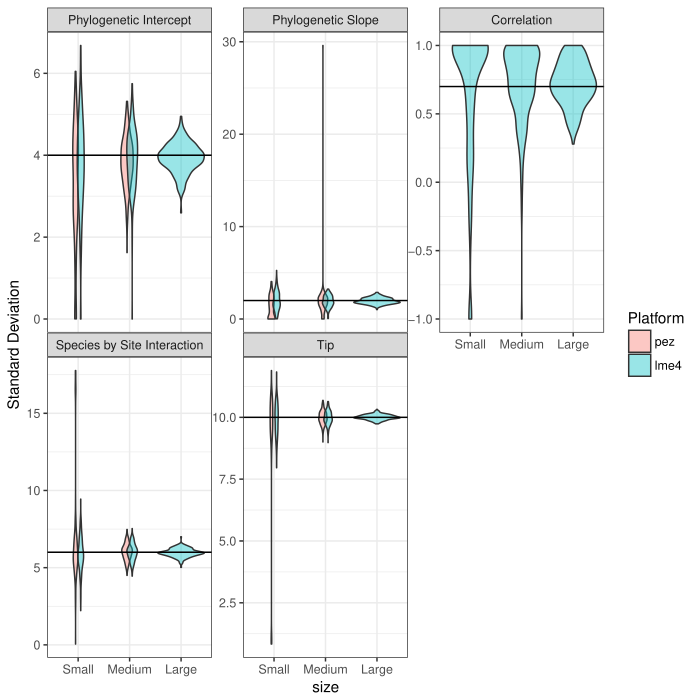

The R source for this figure:
## plots for the ms

library(dplyr)
library(ggplot2)
library(tidyr)
library(grid)
theme_set(theme_bw())
zmargin <- theme(panel.margin=grid::unit(0,"lines"))

data_list <- readRDS("./datadir/result_list.RDS")

lme4cs_slope_data <- data_list[[10]]
pez_cs_slope_data <- data_list[[11]]

cs_slope_dummy <- data.frame(sdtype = factor(c("Phylogenetic Intercept"
		, "Phylogenetic Slope", "Correlation", "Species by Site Interaction", "Tip", "Phylogenetic Intercept"
		, "Phylogenetic Slope", "Correlation", "Species by Site Interaction", "Tip")
		)
	, type = factor(c("Correlated Slope", "Correlated Slope"
      , "Correlated Slope", "Correlated Slope" , "Correlated Slope" 
      , "Uncorrelated Slope", "Uncorrelated Slope","Uncorrelated Slope"
      , "Uncorrelated Slope", "Uncorrelated Slope")
		)
	, Y=c(4,2,0.7,6,10,4,2,NA,6,10)
)


lme4cs_slope_data[,"sp_by_site"] <- lme4cs_slope_data[,"sp:site"]
lme4cs_slope_data <- (lme4cs_slope_data 
	%>% mutate(model = paste("lme4_",model,sep=""))
	%>% select(resid,phylo,phyloX,cor,sp_by_site,model,time)
)

cs_slope_data <- (pez_cs_slope_data
	%>% mutate(cor = NA
		, model=paste("pez_",model,sep="")
		, temp = phylo        ## hacking, I feel like pez gets the ordering confuse
		, phylo = phyloX
		, phyloX = temp
)
	%>% select(-temp)
	%>% rbind(.,lme4cs_slope_data)
	%>% gather(key=sdtype, value=sd, -c(time,model))
	%>% separate(model,c("platform","size","type"),"_")
	%>% select(platform, size, sdtype, type, sd, time)
  %>% mutate(sdtype = factor(sdtype,levels=c("phylo", "phyloX", "cor", "sp_by_site", "resid")
       , labels=c("Phylogenetic Intercept", "Phylogenetic Slope", "Correlation", "Species by Site Interaction", "Tip"))
       , type = ifelse(type=="cor","Correlated Slope","Uncorrelated Slope")
       , type = ifelse(platform == "pez", "Correlated Slope", type)
       , Platform = factor(platform)
       , Platform = factor(Platform, levels=c("pez","lme4"))
       , size = factor(size,levels=c("small","med","large"),labels=c("Small", "Medium", "Large"))
)
  %>% filter(type=="Correlated Slope")
)

gg_cs_slope <- (ggplot(data=cs_slope_data,aes(x=size,y=sd,fill=Platform))
+ facet_wrap(~sdtype, scale="free_y")
	+ geom_violin(position=position_dodge(width=0.2),alpha=0.4)
  + geom_hline(data=cs_slope_dummy,aes(yintercept = Y))
  + ylab("Standard Deviation")
	# + scale_y_log10()
	# + ggtitle("CS slope using pez and lme4")
	+ zmargin
)

print(gg_cs_slope)

gg_cs_slope_time <- (ggplot(data=cs_slope_data,aes(x=size,y=time,fill=platform))
	# + facet_grid(type~., scale="free_y")
	+ geom_violin(position=position_dodge(width=0),alpha=0.4)
	+ scale_y_log10()
	+ ylab("Time (Seconds)")
	# + ggtitle("CS slope timing")
	+ zmargin
)

print(gg_cs_slope_time)
